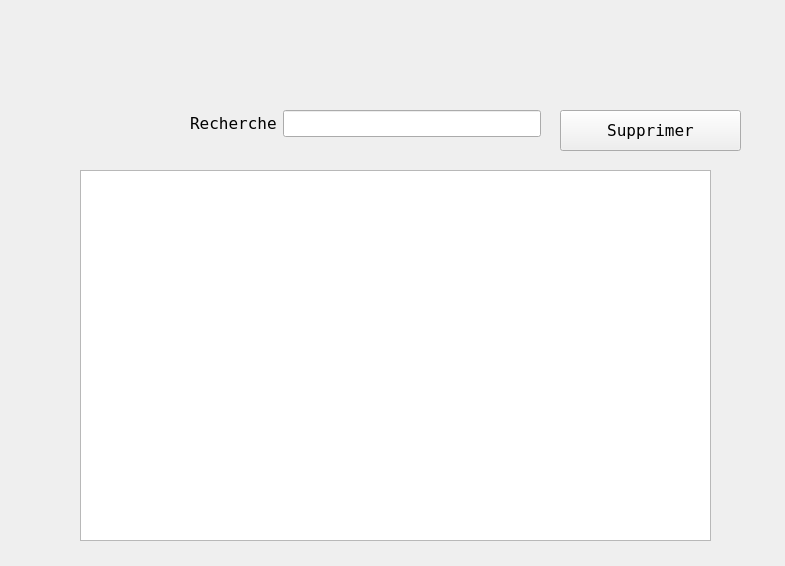
<?xml version="1.0" encoding="UTF-8"?>
<ui version="4.0">
 <class>suppr</class>
 <widget class="QWidget" name="suppr">
  <property name="geometry">
   <rect>
    <x>0</x>
    <y>0</y>
    <width>785</width>
    <height>566</height>
   </rect>
  </property>
  <property name="font">
   <font>
    <family>NSimSun</family>
    <pointsize>12</pointsize>
   </font>
  </property>
  <property name="windowTitle">
   <string>Supprimer un produit</string>
  </property>
  <widget class="QWidget" name="formLayoutWidget">
   <property name="geometry">
    <rect>
     <x>190</x>
     <y>110</y>
     <width>351</width>
     <height>41</height>
    </rect>
   </property>
   <layout class="QFormLayout" name="formLayout">
    <item row="0" column="0">
     <widget class="QLabel" name="label">
      <property name="text">
       <string>Recherche</string>
      </property>
     </widget>
    </item>
    <item row="0" column="1">
     <widget class="QLineEdit" name="rech3"/>
    </item>
   </layout>
  </widget>
  <widget class="QListWidget" name="itemsTable">
   <property name="geometry">
    <rect>
     <x>80</x>
     <y>170</y>
     <width>631</width>
     <height>371</height>
    </rect>
   </property>
  </widget>
  <widget class="QPushButton" name="sprbtn">
   <property name="geometry">
    <rect>
     <x>560</x>
     <y>110</y>
     <width>181</width>
     <height>41</height>
    </rect>
   </property>
   <property name="text">
    <string>Supprimer</string>
   </property>
  </widget>
 </widget>
 <resources/>
 <connections/>
</ui>
